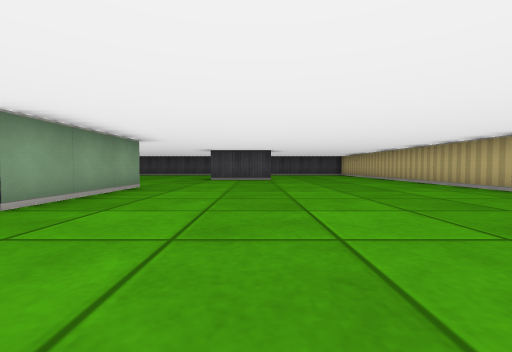
view 1 (above)

15 first-person views from a walk through a cub3D ray-caster map. The camera is about half as high as the walls, tilts 2° down and sees 90° across. The floor is counted in squares. Each view is taken from the middle of a square. On the plan, view 1 faces up. The plan holds only what a view shows up to about 9 squares ahead; the rest is blank.

view 2
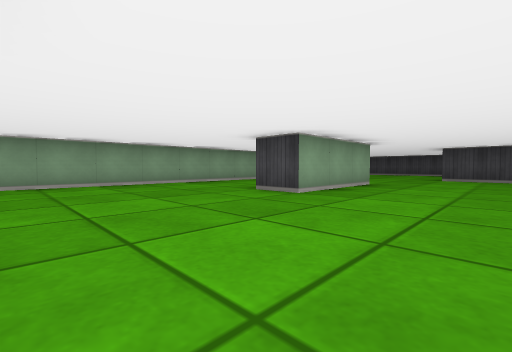

view 3
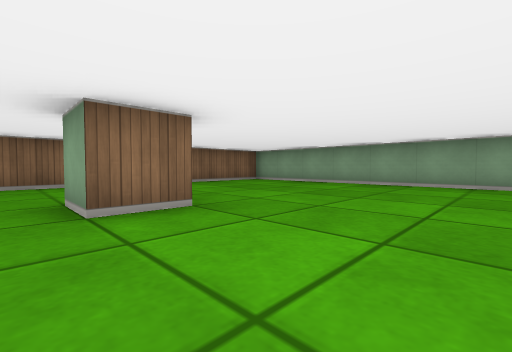

view 4
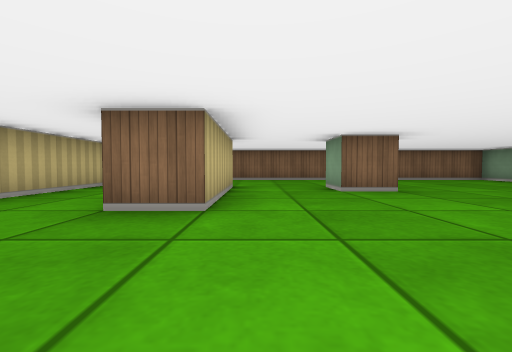

view 5
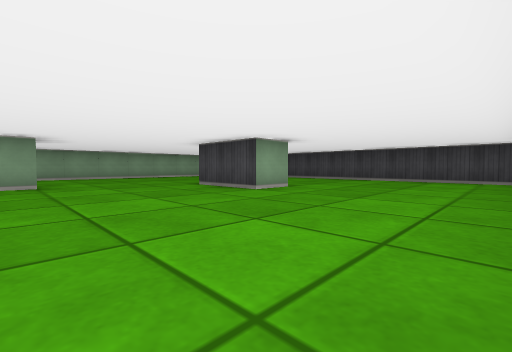

view 6
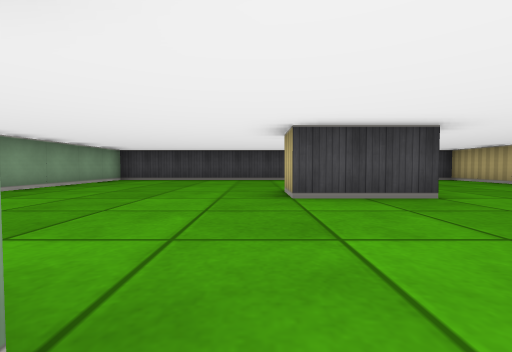

view 7
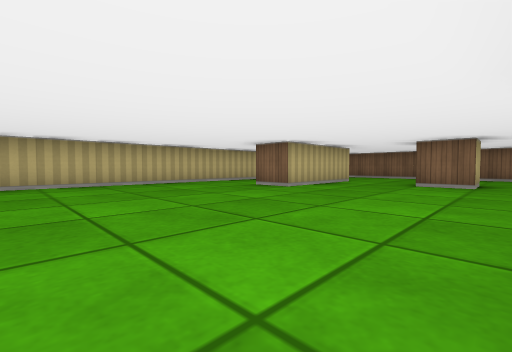

view 8
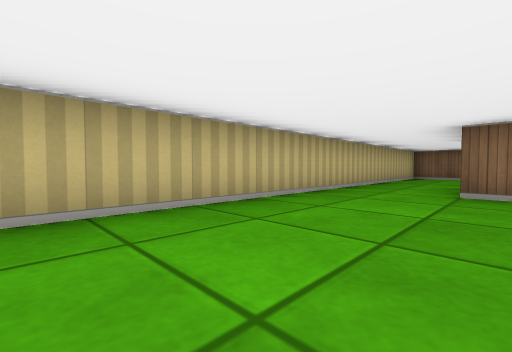

view 9
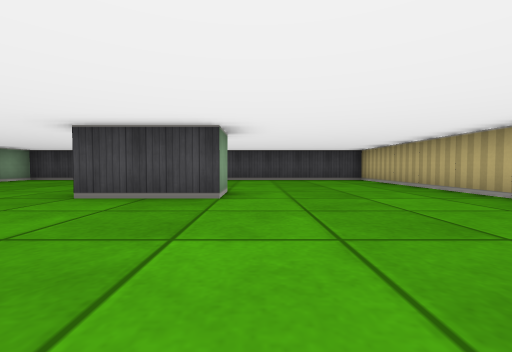

view 10
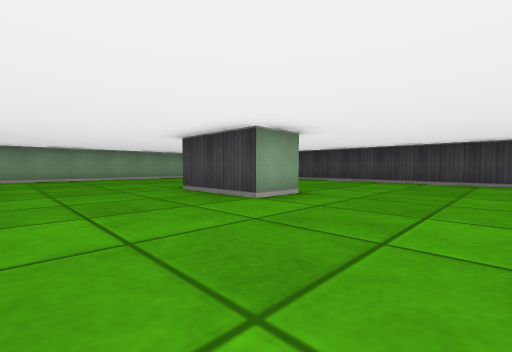

view 11
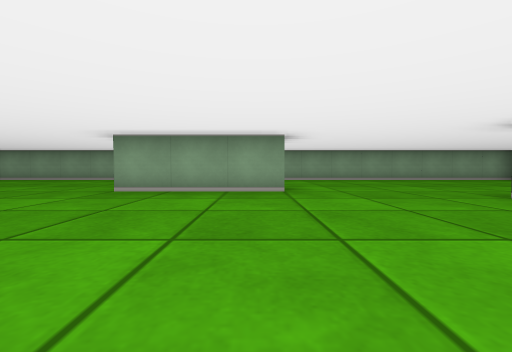

view 12
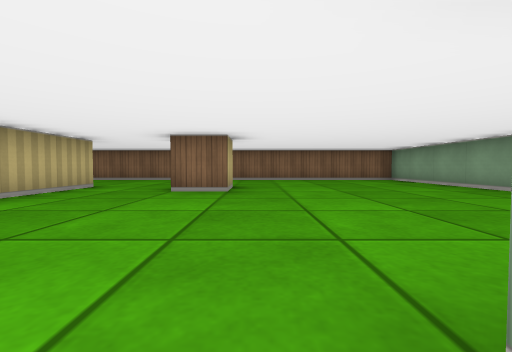

view 13
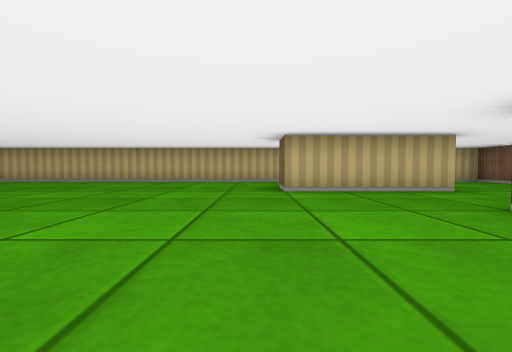

view 14
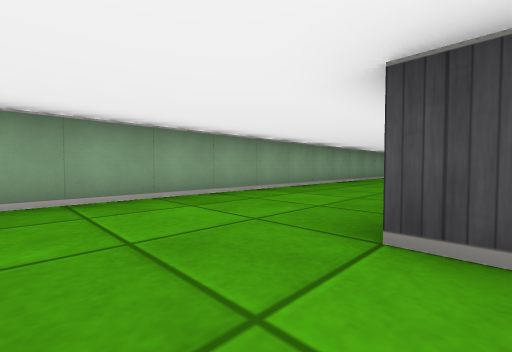

view 15
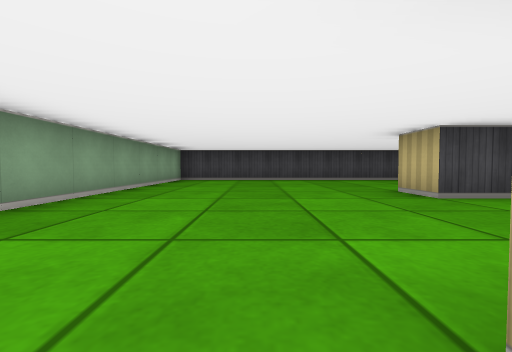

### Floor plan
Points are (right, up) in squares from view 1. A wall is a line through its corners. A room is listed if a view was taken in it or the views show most of it. See-through windows are left out.
Room 1 (views 1, 2, 3, 4, 5, 6, 7, 8, 9, 10, 11, 12, 13, 14, 15)
walls: (-2.5, 5.6) (-2.5, 2.5) (-3.5, 2.5); (0.5, 9.5) (0.5, 8.5) (-1.5, 8.5) (-1.5, 9.5); (-1.5, -2.5) (-1.5, -1.5) (-0.5, -1.5) (-0.5, -2.5); (1.5, -2.6) (1.5, 0.5) (2.5, 0.5); (-6.5, -5.5) (4.5, -5.5) (4.5, 13.5) (-6.5, 13.5) (-6.5, -5.5)

Where each view was taken, in squares from view 1:
view 1: 0 up, 0 right, facing up
view 2: 1 down, 0 right, facing up-left
view 3: 1 up, 0 right, facing down-left
view 4: 3 up, 1 right, facing down
view 5: 5 up, 4 right, facing up-left
view 6: 5 up, 2 left, facing up
view 7: 5 up, 2 left, facing down-right
view 8: 5 up, 2 right, facing down-right
view 9: 5 up, 1 right, facing up
view 10: 6 up, 3 right, facing up-left
view 11: 5 up, 2 right, facing left
view 12: 3 up, 2 left, facing down
view 13: 1 up, 3 left, facing right
view 14: 1 up, 3 left, facing up-left
view 15: 5 up, 4 left, facing up
